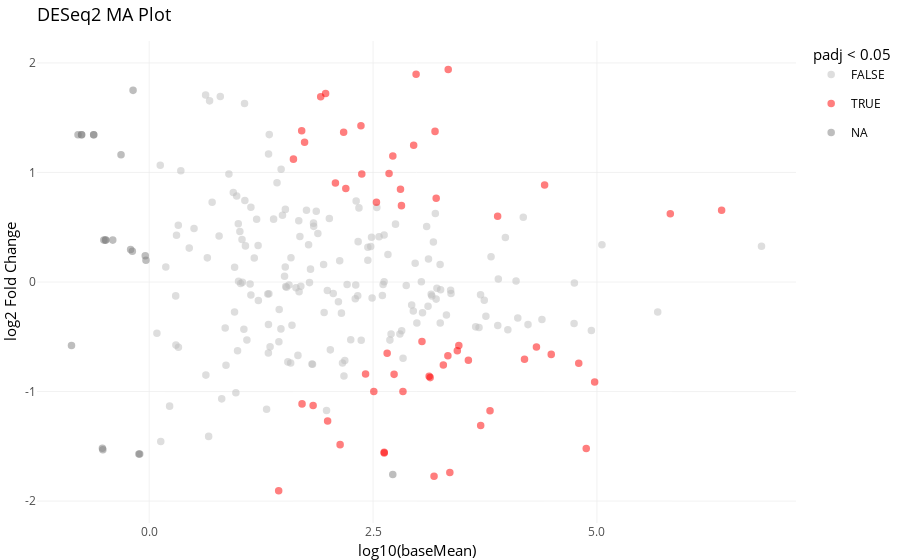

This figure's notebook cell:
### Code cell
# Interactive MA Plot
res_df <- as.data.frame(res)

p <- ggplot(res_df, aes(x=log10(baseMean), y=log2FoldChange, 
                        text=paste("Gene: ", rownames(res_df)), 
                        color=padj < 0.05)) +
  geom_point(alpha=0.5) +
  scale_color_manual(values=c("grey", "red")) + # Highlight significant genes
  labs(title="DESeq2 MA Plot", x="log10(baseMean)", y="log2 Fold Change") +
  theme_minimal() +
  ylim(-2, 2)

interactive_plot <- ggplotly(p, tooltip="text")
interactive_plot

### Figure 1 — Plotly figure (JSON) as saved in the notebook; plotly's stock layout.template omitted (floating-point values rounded to 4 significant figures; data arrays with more than 128 entries replaced by an {"elided": "..."} marker saying what was removed)
{"data": [{"hoverinfo": "text", "hoveron": "points", "legendgroup": "FALSE", "marker": {"autocolorscale": false, "color": "rgba(190,190,190,1)", "line": {"color": "rgba(190,190,190,1)", "width": 1.89}, "opacity": 0.5, "size": 5.669, "symbol": "circle"}, "mode": "markers", "name": "FALSE", "showlegend": true, "text": {"elided": "180 str values"}, "type": "scatter", "x": {"elided": "180 float values"}, "xaxis": "x", "y": {"elided": "180 mixed values"}, "yaxis": "y"}, {"hoverinfo": "text", "hoveron": "points", "legendgroup": "TRUE", "marker": {"autocolorscale": false, "color": "rgba(255,0,0,1)", "line": {"color": "rgba(255,0,0,1)", "width": 1.89}, "opacity": 0.5, "size": 5.669, "symbol": "circle"}, "mode": "markers", "name": "TRUE", "showlegend": true, "text": ["Gene:  N_unmapped", "Gene:  N_noFeature", "Gene:  Dre-Mir-155_pre", "Gene:  Dre-Mir-92-P1a1_pre", "Gene:  Dre-Mir-19-P2a1_pre", "Gene:  Dre-Mir-218-P2_pre", "Gene:  Dre-Mir-130-P2a2_pre", "Gene:  Dre-Mir-21-P1_pre", "Gene:  Dre-Mir-132-P1b_pre", "Gene:  Dre-Mir-10-P3c2_pre", "Gene:  Dre-Mir-10-P2c2_pre", "Gene:  Dre-Mir-726_pre", "Gene:  Dre-Mir-146-P1_pre", "Gene:  Dre-Mir-30-P2b_pre", "Gene:  Dre-Mir-218-P4-v1_pre", "Gene:  Dre-Mir-92-P2c_pre", "Gene:  Dre-Mir-142-P2-v1_pre", "Gene:  Dre-Mir-21-P2_pre", "Gene:  Dre-Mir-10-P3d1_pre", "Gene:  Dre-Mir-22-P1b1_pre", "Gene:  Dre-Mir-10-P2c1_pre", "Gene:  Dre-Mir-10-P3c1_pre", "Gene:  Dre-Mir-30-P2a_pre", "Gene:  Dre-Mir-92-P1d_pre", "Gene:  Dre-Mir-133-P2b-v1_pre", "Gene:  Dre-Mir-456_pre", "Gene:  Dre-Mir-187_pre", "Gene:  Dre-Mir-489-v1_pre", "Gene:  Dre-Mir-30-P2d_pre", "Gene:  Dre-Mir-26-P1b_pre", "Gene:  Dre-Mir-181-P2c1_pre", "Gene:  Dre-Mir-133-P2a-v1_pre", "Gene:  Dre-Mir-203-P1-v1_pre", "Gene:  Dre-Mir-126-P2b-v1_pre", "Gene:  Dre-Mir-22-P1b2_pre", "Gene:  Dre-Mir-146-P4-v1_pre", "Gene:  Dre-Mir-23-P4a_pre", "Gene:  Dre-Mir-217-v1_pre", "Gene:  Dre-Mir-216-P2a_pre", "Gene:  Dre-Mir-1-P3_pre", "Gene:  Dre-Mir-34-P1_pre", "Gene:  Dre-Mir-8-P1a_pre", "Gene:  Dre-Mir-8-P3a_pre", "Gene:  Dre-Mir-26-P4_pre", "Gene:  Dre-Mir-29-P2d2_pre", "Gene:  Dre-Mir-205-P4a_pre", "Gene:  Dre-Mir-26-P1a_pre", "Gene:  Dre-Let-7-P2c2b_pre", "Gene:  Dre-Mir-210_pre", "Gene:  Dre-Mir-23-P3_pre", "Gene:  Dre-Mir-10-P1c1-v1_pre", "Gene:  Dre-Mir-150_pre", "Gene:  Dre-Mir-181-P2c2_pre", "Gene:  Dre-Mir-130-P4a1_pre", "Gene:  Dre-Mir-223_pre", "Gene:  Dre-Mir-451_pre", "Gene:  Dre-Mir-7-P2b_pre", "Gene:  Dre-Mir-2188_pre", "Gene:  Dre-Mir-29-P1d1_pre", "Gene:  Dre-Let-7-P2a4b_pre", "Gene:  Dre-Mir-204-P1a_pre", "Gene:  Dre-Mir-31_pre", "Gene:  Dre-Mir-7133_pre", "Gene:  Dre-Mir-126-P2a-v1_pre", "Gene:  Dre-Mir-24-P2b_pre", "Gene:  Dre-Mir-153-P2a_pre", "Gene:  Dre-Mir-221-P1a1_pre", "Gene:  Dre-Mir-92-P1a2_pre"], "type": "scatter", "x": [6.393, 5.82, 1.97, 3.564, 1.735, 2.416, 1.611, 3.77, 2.365, 2.509, 3.357, 1.793, 5.344, 3.127, 2.834, 2.08, 1.466, 2.981, 2.954, 3.285, 4.797, 4.325, 3.702, 2.679, 1.446, 3.205, 2.624, 1.703, 2.658, 2.625, 0.9084, 2.655, 2.721, 4.191, 2.806, 4.524, 2.271, 1.831, 1.993, 3.181, 1.915, 3.192, 2.196, 4.49, 1.707, 2.374, 3.138, 4.096, 3.458, 2.172, 2.735, 3.441, 2.817, 3.891, 3.339, 4.881, 3.046, 3.806, 1.811, 2.538, 1.128, 2.8, 0.8168, 4.975, 3.046, 3.336, 4.416, 2.132], "xaxis": "x", "y": [0.6558, 0.6232, 1.72, -0.7138, 1.275, -0.8403, 1.121, "NA", 1.426, -0.9995, -1.739, "NA", "NA", -0.8607, -0.9991, 0.9029, "NA", 1.897, 1.249, -0.7569, -0.7421, -0.5937, -1.31, 0.9896, -1.906, 0.7636, -1.553, 1.381, -0.6498, -1.562, "NA", "NA", 1.151, -0.7046, 0.8459, "NA", "NA", -1.128, -1.269, -1.773, 1.691, 1.375, 0.8527, -0.6608, -1.113, 0.9854, -0.8729, "NA", -0.5805, 1.367, -0.8431, -0.6276, 0.6971, 0.6005, 1.939, -1.519, "NA", -1.174, "NA", 0.7279, "NA", "NA", "NA", -0.9127, -0.5437, -0.673, 0.8855, -1.485], "yaxis": "y"}, {"hoverinfo": "text", "hoveron": "points", "legendgroup": "NA", "marker": {"autocolorscale": false, "color": "rgba(127,127,127,1)", "line": {"color": "rgba(127,127,127,1)", "width": 1.89}, "opacity": 0.5, "size": 5.669, "symbol": "circle"}, "mode": "markers", "name": "NA", "showlegend": true, "text": ["Gene:  N_ambiguous", "Gene:  Dre-Mir-459_pre", "Gene:  Dre-Mir-19-P1a1_pre", "Gene:  Dre-Mir-722-P2-v1_pre", "Gene:  Dre-Mir-430-o1a_pre", "Gene:  Dre-Mir-219-P2a_pre", "Gene:  Dre-Mir-130-P1a2_pre", "Gene:  Dre-Mir-132-P2b_pre", "Gene:  Dre-Mir-9-P2a_pre", "Gene:  Dre-Mir-196-P4b_pre", "Gene:  Dre-Mir-135-P4a_pre", "Gene:  Dre-Mir-132-P2a_pre", "Gene:  Dre-Mir-551-P2_pre", "Gene:  Dre-Novel-4_pre", "Gene:  Dre-Mir-138-P1a_pre", "Gene:  Dre-Mir-190-P3_pre", "Gene:  Dre-Mir-196-P1b_pre", "Gene:  Dre-Mir-9-P3a_pre", "Gene:  Dre-Mir-124-P4-v1_pre", "Gene:  Dre-Mir-184-P1_pre", "Gene:  Dre-Novel-2_pre", "Gene:  Dre-Mir-219-P3a_pre", "Gene:  Dre-Mir-196-P1a_pre", "Gene:  Dre-Mir-137-P1b-v1_pre", "Gene:  Dre-Mir-124-P1a-v1_pre", "Gene:  Dre-Mir-124-P2a-v1_pre", "Gene:  Dre-Mir-181-P2a2_pre", "Gene:  Dre-Mir-122_pre", "Gene:  Dre-Novel-7_pre", "Gene:  Dre-Mir-124-P3a-v1_pre", "Gene:  Dre-Mir-135-P4b_pre", "Gene:  Dre-Mir-7149_pre", "Gene:  Dre-Mir-196-P4a_pre", "Gene:  Dre-Mir-10-P1d1-v1_pre", "Gene:  Dre-Mir-124-P1b-v1_pre", "Gene:  Dre-Mir-727-P1-v1_pre", "Gene:  Dre-Mir-728-P1_pre", "Gene:  Dre-Mir-137-P1a-v1_pre", "Gene:  Dre-Mir-9-P1a_pre", "Gene:  Dre-Mir-7-P1a_pre", "Gene:  Dre-Mir-129-P1a_pre", "Gene:  Dre-Novel-6_pre", "Gene:  Dre-Mir-193-P2b1_pre", "Gene:  Dre-Mir-129-P2b_pre", "Gene:  Dre-Mir-430-o3a1_pre", "Gene:  Dre-Mir-430-o2b_pre", "Gene:  Dre-Mir-430-o1d1_pre", "Gene:  Dre-Mir-430-o3a2_pre", "Gene:  Dre-Mir-430-o2a1_pre", "Gene:  Dre-Mir-430-o1b1_pre", "Gene:  Dre-Mir-430-o3a3_pre", "Gene:  Dre-Mir-430-o2a2_pre", "Gene:  Dre-Mir-430-o1d2_pre", "Gene:  Dre-Mir-430-o3a4_pre", "Gene:  Dre-Mir-430-o2a3_pre", "Gene:  Dre-Mir-430-o1b2_pre", "Gene:  Dre-Mir-430-o3a5_pre", "Gene:  Dre-Mir-430-o2c1_pre", "Gene:  Dre-Mir-430-o1d3_pre", "Gene:  Dre-Mir-430-o3a6_pre", "Gene:  Dre-Mir-430-o2a4_pre", "Gene:  Dre-Mir-430-o1d4_pre", "Gene:  Dre-Mir-430-o3b1_pre", "Gene:  Dre-Mir-430-o2d1_pre", "Gene:  Dre-Mir-430-o1b3_pre", "Gene:  Dre-Mir-430-o3a7_pre", "Gene:  Dre-Mir-430-o2a5_pre", "Gene:  Dre-Mir-430-o1e1_pre", "Gene:  Dre-Mir-430-o3a16_pre", "Gene:  Dre-Mir-430-o2a6_pre", "Gene:  Dre-Mir-430-o1b4_pre", "Gene:  Dre-Mir-430-o3a15_pre", "Gene:  Dre-Mir-430-o2c2_pre", "Gene:  Dre-Mir-430-o1c_pre", "Gene:  Dre-Mir-430-o3a14_pre", "Gene:  Dre-Mir-430-o2a7_pre", "Gene:  Dre-Mir-430-o1e2_pre", "Gene:  Dre-Mir-430-o3a13_pre", "Gene:  Dre-Mir-430-o2a14_pre", "Gene:  Dre-Mir-430-o1b8_pre", "Gene:  Dre-Mir-430-o2a13_pre", "Gene:  Dre-Mir-430-o1d5_pre", "Gene:  Dre-Mir-430-o3b2_pre", "Gene:  Dre-Mir-430-o2d2_pre", "Gene:  Dre-Mir-430-o1b7_pre", "Gene:  Dre-Mir-430-o2a12_pre", "Gene:  Dre-Mir-430-o1e3_pre", "Gene:  Dre-Mir-430-o3a12_pre", "Gene:  Dre-Mir-430-o2a11_pre", "Gene:  Dre-Mir-430-o1b6_pre", "Gene:  Dre-Mir-430-o3a11_pre", "Gene:  Dre-Mir-430-o2a10_pre", "Gene:  Dre-Mir-430-o1d7_pre", "Gene:  Dre-Mir-430-o3a10_pre", "Gene:  Dre-Mir-430-o2a9_pre", "Gene:  Dre-Mir-430-o1b5_pre", "Gene:  Dre-Mir-430-o3a9_pre", "Gene:  Dre-Mir-430-o2c3_pre", "Gene:  Dre-Mir-430-o1d6_pre", "Gene:  Dre-Mir-430-o3a8_pre", "Gene:  Dre-Mir-430-o2a8_pre", "Gene:  Dre-Mir-199-P2a-v1_pre", "Gene:  Dre-Mir-9-P2b_pre", "Gene:  Dre-Mir-34-P2b_pre", "Gene:  Dre-Mir-34-P2a_pre", "Gene:  Dre-Mir-219-P2b_pre", "Gene:  Dre-Mir-193-P2b2_pre", "Gene:  Dre-Mir-193-P1b2_pre", "Gene:  Dre-Mir-8-P3b_pre", "Gene:  Dre-Mir-221-P2a2_pre", "Gene:  Dre-Mir-9-P1b_pre", "Gene:  Dre-Mir-7-P1b_pre", "Gene:  Dre-Mir-184-P2_pre", "Gene:  Dre-Mir-129-P1b_pre", "Gene:  Dre-Mir-1788_pre", "Gene:  Dre-Mir-19-P1a2_pre", "Gene:  Dre-Mir-723-P2_pre", "Gene:  Dre-Mir-194-P2a_pre"], "type": "scatter", "x": ["NA", -0.115, "NA", -0.3608, "NA", "NA", -0.4847, -0.2075, "NA", -0.3812, "NA", "NA", -0.795, "NA", -0.5178, -0.0362, -0.4939, "NA", "NA", "NA", "NA", "NA", "NA", "NA", "NA", "NA", "NA", 2.72, -0.1834, -0.8678, "NA", -0.5067, "NA", -0.4071, "NA", 1.325, -0.1063, -0.62, "NA", -0.5226, -0.4892, -0.755, -0.1239, "NA", "NA", "NA", "NA", "NA", "NA", "NA", "NA", "NA", "NA", "NA", "NA", "NA", "NA", "NA", "NA", "NA", "NA", "NA", "NA", "NA", "NA", "NA", "NA", "NA", "NA", "NA", "NA", "NA", "NA", "NA", "NA", "NA", "NA", "NA", "NA", "NA", "NA", "NA", "NA", "NA", "NA", "NA", "NA", "NA", "NA", "NA", "NA", "NA", "NA", "NA", "NA", "NA", "NA", "NA", "NA", "NA", "NA", 0.0366, "NA", -0.755, "NA", "NA", "NA", -0.1881, -0.0439, -0.1802, "NA", "NA", "NA", "NA", -0.62, "NA", -0.3147, -0.115], "xaxis": "x", "y": ["NA", -1.569, "NA", "NA", "NA", "NA", 0.3823, 0.2967, "NA", "NA", "NA", "NA", 1.344, "NA", -1.532, 0.1982, "NA", "NA", "NA", "NA", "NA", "NA", "NA", "NA", "NA", "NA", "NA", -1.758, "NA", -0.5795, "NA", 0.3823, "NA", 0.3823, "NA", "NA", -1.569, 1.344, "NA", -1.518, 0.3823, 1.344, "NA", "NA", "NA", "NA", "NA", "NA", "NA", "NA", "NA", "NA", "NA", "NA", "NA", "NA", "NA", "NA", "NA", "NA", "NA", "NA", "NA", "NA", "NA", "NA", "NA", "NA", "NA", "NA", "NA", "NA", "NA", "NA", "NA", "NA", "NA", "NA", "NA", "NA", "NA", "NA", "NA", "NA", "NA", "NA", "NA", "NA", "NA", "NA", "NA", "NA", "NA", "NA", "NA", "NA", "NA", "NA", "NA", "NA", "NA", "NA", "NA", 1.344, "NA", "NA", "NA", 0.2802, 0.2387, 1.749, "NA", "NA", "NA", "NA", 1.344, "NA", 1.161, "NA"], "yaxis": "y"}], "layout": {"autosize": true, "barmode": "relative", "font": {"color": "rgba(0, 0, 0, 1)", "family": "", "size": 14.61}, "hovermode": "closest", "legend": {"bgcolor": {}, "bordercolor": {}, "borderwidth": 0, "font": {"color": "rgba(0, 0, 0, 1)", "family": "", "size": 11.69}, "title": {"font": {"color": "rgba(0, 0, 0, 1)", "family": "", "size": 14.61}, "text": "padj < 0.05"}}, "margin": {"b": 37.26, "l": 37.26, "r": 7.306, "t": 40.84}, "shapes": [{"line": {"linetype": [], "width": 0}, "type": "rect", "x0": 0, "x1": 1, "xref": "paper", "y0": 0, "y1": 1, "yref": "paper"}], "showlegend": true, "title": {"font": {"color": "rgba(0, 0, 0, 1)", "family": "", "size": 17.53}, "text": "DESeq2 MA Plot", "x": 0, "xref": "paper"}, "xaxis": {"anchor": "y", "automargin": true, "autorange": false, "categoryarray": ["0.0", "2.5", "5.0"], "categoryorder": "array", "domain": [0, 1], "gridcolor": "rgba(235,235,235,1)", "gridwidth": 0.6642, "hoverformat": ".2f", "linecolor": {}, "linewidth": 0, "nticks": {}, "range": [-1.253, 7.223], "showgrid": true, "showline": false, "showticklabels": true, "tickangle": 0, "tickcolor": {}, "tickfont": {"color": "rgba(77,77,77,1)", "family": "", "size": 11.69}, "ticklen": 3.653, "tickmode": "array", "ticks": "", "ticktext": ["0.0", "2.5", "5.0"], "tickvals": [0, 2.5, 5], "tickwidth": 0, "title": {"font": {"color": "rgba(0, 0, 0, 1)", "family": "", "size": 14.61}, "text": "log10(baseMean)"}, "type": "linear", "zeroline": false}, "yaxis": {"anchor": "x", "automargin": true, "autorange": false, "categoryarray": ["-2", "-1", "0", "1", "2"], "categoryorder": "array", "domain": [0, 1], "gridcolor": "rgba(235,235,235,1)", "gridwidth": 0.6642, "hoverformat": ".2f", "linecolor": {}, "linewidth": 0, "nticks": {}, "range": [-2.2, 2.2], "showgrid": true, "showline": false, "showticklabels": true, "tickangle": 0, "tickcolor": {}, "tickfont": {"color": "rgba(77,77,77,1)", "family": "", "size": 11.69}, "ticklen": 3.653, "tickmode": "array", "ticks": "", "ticktext": ["-2", "-1", "0", "1", "2"], "tickvals": [-2, -1, 0, 1, 2], "tickwidth": 0, "title": {"font": {"color": "rgba(0, 0, 0, 1)", "family": "", "size": 14.61}, "text": "log2 Fold Change"}, "type": "linear", "zeroline": false}}}
